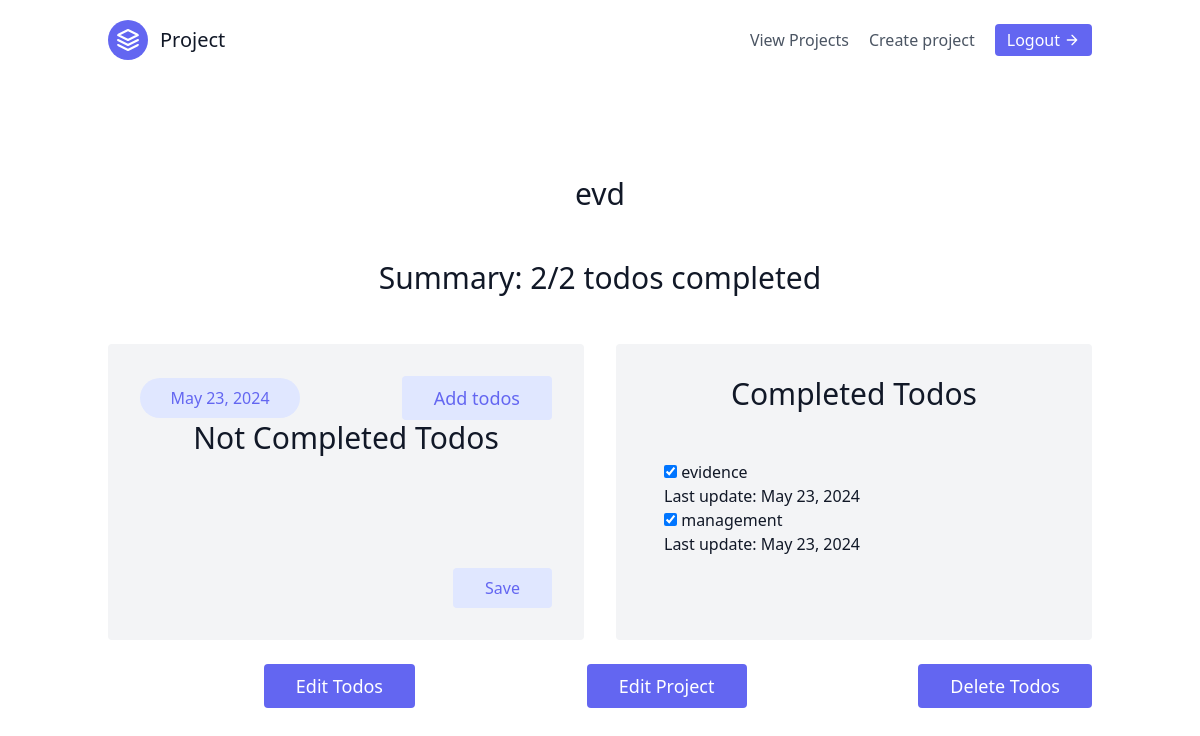
Screenshot of /show_todos/11/ (signed in) with the database file from the repository.
### homechallenge_app/models.py (models this page shows)
class Project(models.Model):
    title=models.CharField(max_length=100)
    todos=models.IntegerField()
    created_date=models.DateField()
    created_by = models.ForeignKey(User, on_delete=models.CASCADE)

class Todolist(models.Model):
    project=models.ForeignKey(Project, on_delete=models.CASCADE)
    description=models.CharField(max_length=500)
    status=models.BooleanField(default=False)
    updated_date=models.DateField()

### homechallenge_app/views.py (the view, shortened to what this page needs)
# urls.py: path('show_todos/<int:project_id>/', views.show_todos, name='show_todos'),
@login_required
def show_todos(request, project_id):
    project = get_object_or_404(Project, id=project_id)
    todos = Todolist.objects.filter(project=project)
    completed_count = todos.filter(status=True).count()
    total_count = todos.count()
    return render(request, 'show_todos.html', {'project': project, 'todos': todos, 'completed_count': completed_count,
        'total_count': total_count})

### templates/show_todos.html (shortened to what this page needs)
{% extends 'base.html' %}
{% block content %}
  <header class="text-gray-600 body-font">
  <div class="container mx-auto flex flex-wrap p-5 flex-col md:flex-row items-center">
    <a class="flex title-font font-medium items-center text-gray-900 mb-4 md:mb-0">
      <svg xmlns="http://www.w3.org/2000/svg" fill="none" stroke="currentColor" stroke-linecap="round" stroke-linejoin="round" stroke-width="2" class="w-10 h-10 text-white p-2 bg-indigo-500 rounded-full" viewBox="0 0 24 24">
        <path d="M12 2L2 7l10 5 10-5-10-5zM2 17l10 5 10-5M2 12l10 5 10-5"></path>
      </svg>
      <span class="ml-3 text-xl">Project</span>
    </a>
    <nav class="md:ml-auto flex flex-wrap items-center text-base justify-center">
      <a href="/view_project/" class="mr-5 hover:text-gray-900">View Projects</a>
      <a class="mr-5 hover:text-gray-900" href="{% url 'create' %}">Create project</a>
    </nav>
    <button class="inline-flex items-center bg-indigo-500 border-0 py-1 px-3 focus:outline-none hover:bg-indigo-200 rounded hover:text-indigo-500 text-white mt-4 md:mt-0"><a href="/logout/">Logout </a>
      <svg fill="none" stroke="currentColor" stroke-linecap="round" stroke-linejoin="round" stroke-width="2" class="w-4 h-4 ml-1" viewBox="0 0 24 24">
        <path d="M5 12h14M12 5l7 7-7 7"></path>
      </svg>
    </button>
  </div>
</header>
  <section class="text-gray-600 body-font">
  <div class="container px-5 py-24 mx-auto">
    <h1 class="text-3xl font-medium title-font text-gray-900 mb-12 text-center"> {{ project.title }}</h1>
    <h3 class="text-3xl font-medium title-font text-gray-900 mb-12 text-center">Summary:  {{ completed_count }}/{{ total_count }} todos completed</h3>
    <div class="flex flex-wrap -m-4">
      <div class="p-4 md:w-1/2 w-full">
        <div class="h-full bg-gray-100 p-8 rounded">
        <div class="flex justify-between items-center">
    <div class="w-40 h-10 inline-flex items-center justify-center rounded-full bg-indigo-100 text-indigo-500 mr-4">
        <p>{{project.created_date}}</p>
    </div>
    <button class="text-indigo-500 bg-indigo-100 border-0 py-2 px-8 focus:outline-none hover:bg-indigo-600 hover:text-white rounded text-lg">
        <a href="/add_todos/{{project.id}}">Add todos</a>
    </button>
</div>
              <h3 class="text-3xl font-medium title-font text-gray-900 mb-12 text-center">Not Completed Todos</h3>
          <a class="inline-flex items-center">
           <form method="post">
          </a>
<div class="button-container flex justify-end mt-4">
      <button type="submit" class="bg-indigo-100 focus:outline-none text-indigo-500 hover:bg-indigo-600 hover:text-white  py-2 px-8 rounded">Save</button>
    </div>
    </div>
      </div>
      <div class="p-4 md:w-1/2 w-full">
        <div class="h-full bg-gray-100 p-8 rounded">
          <h3 class="text-3xl font-medium title-font text-gray-900 mb-12 text-center"> Completed Todos</h3>
          <a class="inline-flex items-center">
            <span class="flex-grow flex flex-col pl-4">
             {% for todo in todos %}
      {% if todo.status %}
              <span class="title-font font-medium text-gray-900"> <input type="checkbox" id="todo_{{ todo.id }}" name="todo_{{ todo.id }}" checked>
            <label for="todo_{{ todo.id }}">{{ todo.description }}</label>
            <p>Last update: {{todo.updated_date}}</p>
              {% endif %}
    {% endfor %}
            </span>
        </div>
      </div>
    </div>
    <div class="flex justify-between">
    <button class="text-white bg-indigo-500 border-0 py-2 px-8 focus:outline-none hover:bg-indigo-600 rounded text-lg">
        <a href="{% url 'edit_project_todos' project.id %}">Edit Todos</a>
    </button>
    <button class="text-white bg-indigo-500 border-0 py-2 px-8 focus:outline-none hover:bg-indigo-600 rounded text-lg ml-4">
        <a href="{% url 'edit_project' project.id %}">Edit Project</a>
    </button>
    <button class="text-white bg-indigo-500 border-0 py-2 px-8 focus:outline-none hover:bg-indigo-600 rounded text-lg ml-4">
        <a href="{% url 'delete_todos' project.id %}">Delete Todos</a>
    </button>
</div>
  </div>
</section>
{% endblock %}

### rows the page displays
Project: title "evd", created_date "May 23, 2024"
Todolist: description "evidence", updated_date "May 23, 2024"
Todolist: description "management", updated_date "May 23, 2024"

### other values shown
{{ completed_count }} "2"
{{ total_count }} "2"
